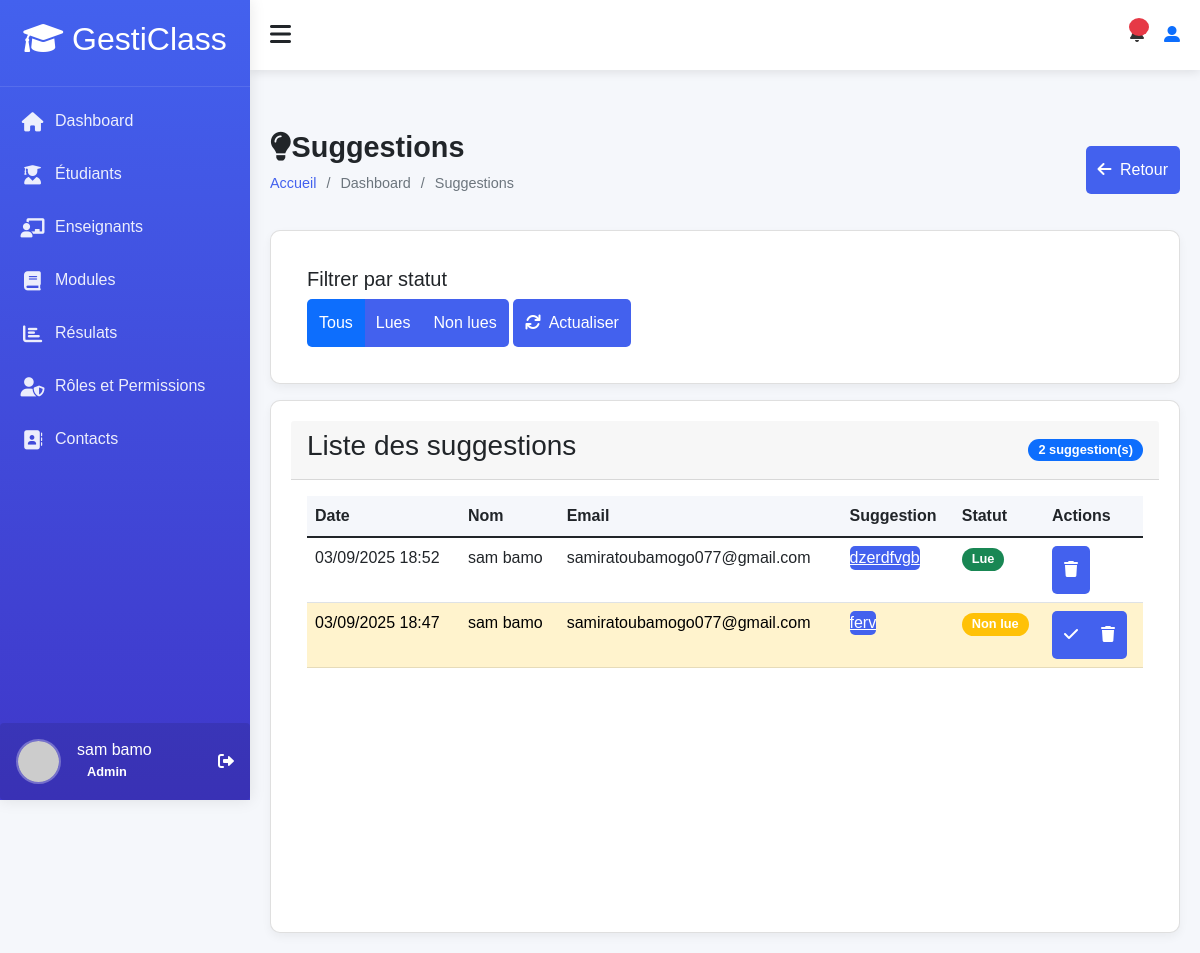
/dashboard/suggestions/ (signed in), run on an earlier commit of the app's database.
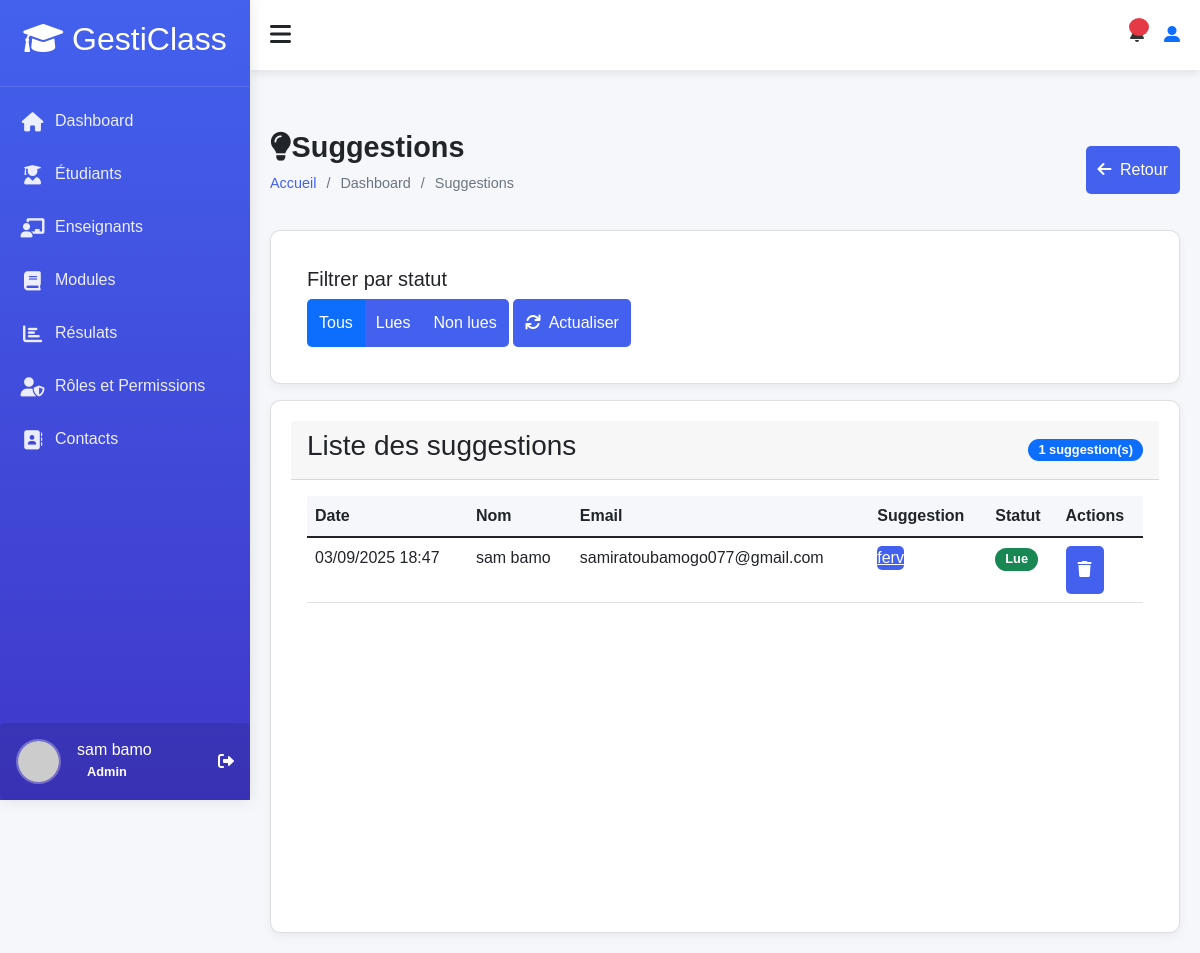
And on a later commit of the database.
### accounts/models.py (models this page shows, shortened)
class ContactMessage(models.Model):
    TYPE_CHOICES = [
        ('suggestion', 'Suggestion'),
        ('problem', 'Problème'),
        ('question', 'Question'),
        ('other', 'Autre'),
    ]
    STATUS_CHOICES = [
        ('new', 'Nouveau'),
        ('in_progress', 'En cours'),
        ('resolved', 'Résolu'),
        ('closed', 'Fermé'),
    ]
    user = models.ForeignKey(User, on_delete=models.SET_NULL, null=True, blank=True)
    name = models.CharField(max_length=100, verbose_name="Nom complet")
    email = models.EmailField(verbose_name="Email")
    message_type = models.CharField(max_length=20, choices=TYPE_CHOICES, verbose_name="Type de message")
    subject = models.CharField(max_length=200, verbose_name="Sujet")
    message = models.TextField(verbose_name="Message")
    status = models.CharField(max_length=20, choices=STATUS_CHOICES, default='new', verbose_name="Statut")
    is_read = models.BooleanField(default=False)
    created_at = models.DateTimeField(auto_now_add=True)
    updated_at = models.DateTimeField(auto_now=True)
    class Meta:
        ordering = ['-created_at']
        verbose_name = "Message de contact"
        verbose_name_plural = "Messages de contact"

### dashboard/views.py (the view)
# urls.py: path('suggestions/', views.suggestions_list,
@login_required
def suggestions_list(request):
    suggestions = ContactMessage.objects.all().order_by('-created_at')
    status_filter = request.GET.get('status', 'all')
    if status_filter == 'read':
        suggestions = suggestions.filter(is_read=True)
    elif status_filter == 'unread':
        suggestions = suggestions.filter(is_read=False)
    context = {
        'suggestions': suggestions,
        'status_filter': status_filter,
        'title': 'Suggestions des utilisateurs'
    }
    return render(request, 'suggestions/suggestions.html', context)

### templates/suggestions/suggestions.html (shortened to what the changed rows need)
{% extends 'models/base.html' %}
{% block content %}
<div class="content">
    <div class="page-title">
        <div>
            <h2><i class="fas fa-lightbulb"></i>Suggestions</h2>
        </div>
    </div>
    <div class="card">
        <div class="card-header d-flex justify-content-between align-items-center">
            <h3>Liste des suggestions</h3>
            <span class="badge bg-primary">{{ suggestions.count }} suggestion(s)</span>
        </div>
        <div class="card-body">
            {% if suggestions %}
            <div class="table-responsive">
                <table class="table table-hover">
                    <thead>
                        <tr>
                            <th>Date</th>
                            <th>Nom</th>
                            <th>Email</th>
                            <th>Suggestion</th>
                            <th>Statut</th>
                            <th>Actions</th>
                        </tr>
                    </thead>
                    <tbody>
                        {% for suggestion in suggestions %}
                        <tr class="{% if not suggestion.is_read %}table-warning{% endif %}">
                            <td>{{ suggestion.created_at|date:"d/m/Y H:i" }}</td>
                            <td>{{ suggestion.name }}</td>
                            <td>{{ suggestion.email }}</td>
                            <td>
                                <button type="button" class="btn btn-link p-0 text-start" data-bs-toggle="modal"
                                        data-bs-target="#suggestionModal" data-id="{{ suggestion.id }}">
                                    {{ suggestion.message|truncatewords:10 }}
                                </button>
                            </td>
                            <td>
                                {% if suggestion.is_read %}
                                    <span class="badge bg-success">Lue</span>
                                {% else %}
                                    <span class="badge bg-warning">Non lue</span>
                                {% endif %}
                            </td>
                            <td>
                                <div class="btn-group">
                                    {% if not suggestion.is_read %}
                                    <a href="{% url 'dashboard:mark_suggestion_read' suggestion.id %}"
                                    class="btn btn-sm btn-outline-success" title="Marquer comme lue">
                                        <i class="fas fa-check"></i>
                                    </a>
                                    {% endif %}
                                    <a href="{% url 'dashboard:delete_suggestion' suggestion.id %}"
                                    class="btn btn-sm btn-outline-danger"
                                    onclick="return confirm('Êtes-vous sûr de vouloir supprimer cette suggestion ?')"
                                    title="Supprimer">
                                        <i class="fas fa-trash"></i>
                                    </a>
                                </div>
                            </td>
                        </tr>
                        {% endfor %}
                    </tbody>
                </table>
            </div>
            {% else %}
            <div class="alert alert-info">
                <i class="fas fa-info-circle"></i> Aucune suggestion pour le moment.
            </div>
            {% endif %}
        </div>
    </div>
</div>
{% endblock %}

What changed in the data, as far as the page shows it:
removed ContactMessage: created_at "03/09/2025 18:52", name "sam bamo", email "samiratoubamogo077@gmail.com", message "dzerdfvgb", is_read "Lue"
changed ContactMessage "sam bamo": is_read "Non lue" → "Lue"
Also different on the page:
{{ suggestions.count }}: "2" → "1"
